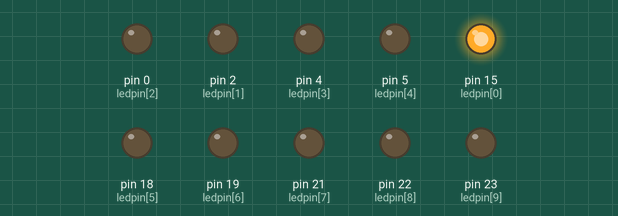
Recording of a sketch running on a simulated Arduino Mega 2560, built with avr-gcc and run on an emulated ATmega2560. On the bench: output pins drawn as LEDs (lit = HIGH).

Above: at 0.05 s.
At 0.75 s:
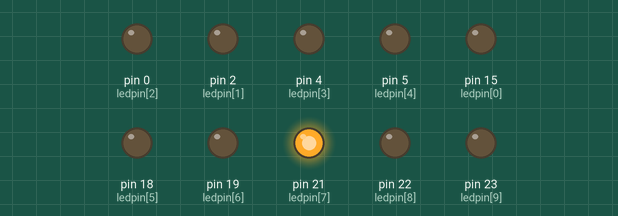
At 1.45 s:
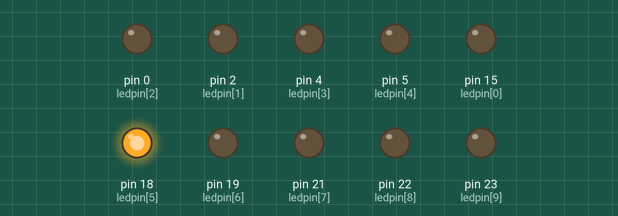
At 2.15 s:
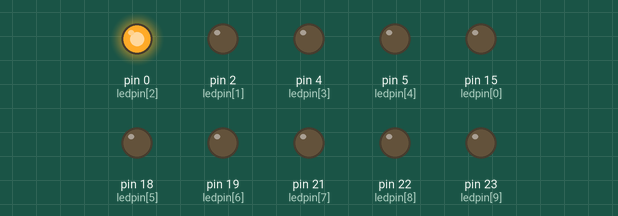
At 2.9 s:
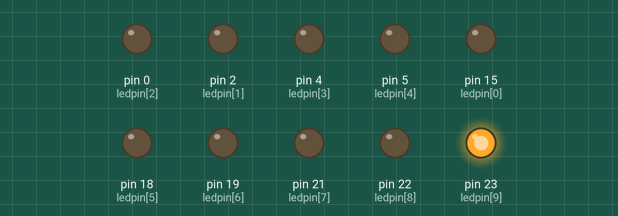
At 4.25 s:
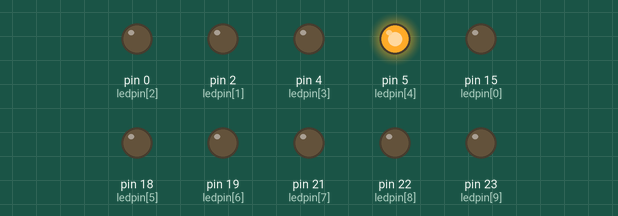
Timing chart, 0 to 4.5 s (numbered marks = the images above):
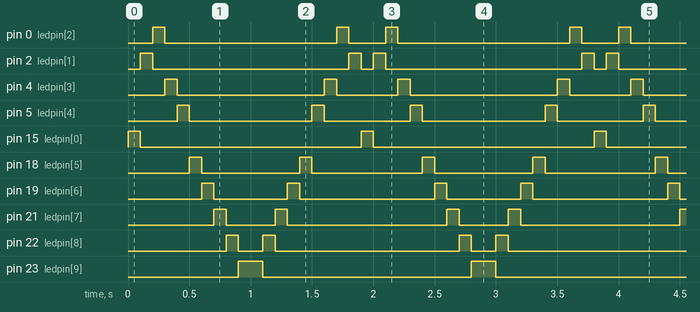

Measured:
- by itself, pin 0 (ledpin[2]): repeats every 1.9 s: LOW 1.4 s, HIGH 0.10 s, LOW 0.30 s, HIGH 0.10 s
- by itself, pin 2 (ledpin[1]): repeats every 1.9 s: LOW 1.6 s, HIGH 0.10 s, LOW 0.10 s, HIGH 0.10 s
- by itself, pin 4 (ledpin[3]): repeats every 1.9 s: LOW 1.2 s, HIGH 0.10 s, LOW 0.50 s, HIGH 0.10 s
- by itself, pin 5 (ledpin[4]): repeats every 1.9 s: LOW 1.0 s, HIGH 0.10 s, LOW 0.70 s, HIGH 0.10 s
- by itself, pin 15 (ledpin[0]): alternates HIGH for 0.10 s and LOW for 1.8 s
- by itself, pin 18 (ledpin[5]): alternates HIGH for 0.10 s and LOW for 0.80 s
- by itself, pin 19 (ledpin[6]): repeats every 1.9 s: LOW 0.60 s, HIGH 0.10 s, LOW 1.1 s, HIGH 0.10 s
- by itself, pin 21 (ledpin[7]): repeats every 1.9 s: LOW 0.40 s, HIGH 0.10 s, LOW 1.3 s, HIGH 0.10 s

The sketch:

3flowing-led.ino
```cpp
/**********************************************************************
  Filename    : flowing led
  Description : Control led light one by one
  Auther      : Miaoshun WU
  Modification: 2020/11/27
**********************************************************************/
byte ledpin[]={15,2,0,4,5,18,19,21,22,23};
// the setup function runs once when you press reset or power the board
void setup() {
  // initialize digital pin PIN_LED as an output.
      for (int i=0;i<10;i++)
      {
      pinMode(ledpin[i],OUTPUT);
      }

}
// the loop function runs over and over again forever
void loop() {
  for(int i=0;i<10;i++)
  {
    digitalWrite(ledpin[i],HIGH);
    delay(100);
    digitalWrite(ledpin[i],LOW);
  }
    for(int i=9;i>0;i--)
  {
    digitalWrite(ledpin[i],HIGH);
    delay(100);
    digitalWrite(ledpin[i],LOW);
  }
}
```
